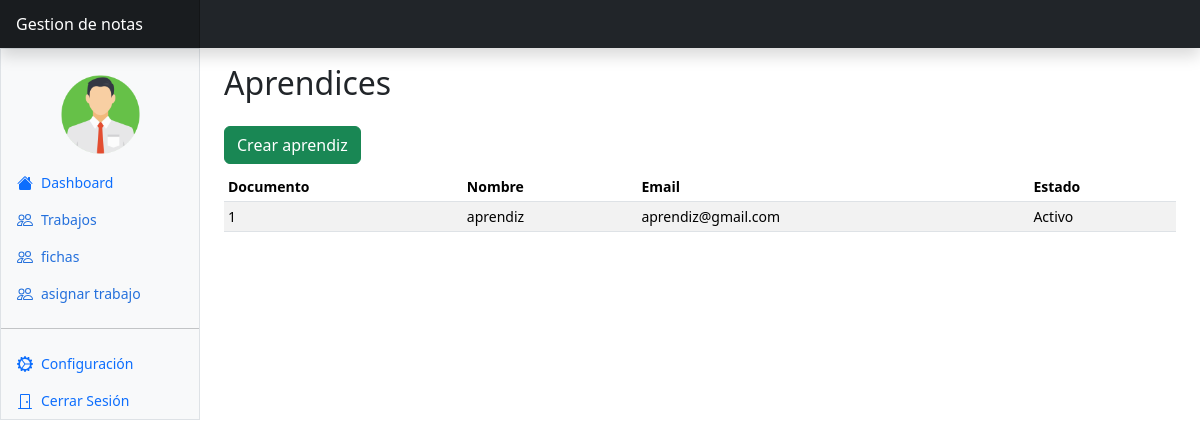
The page /VIEW/aprendices.php (signed in) on the database its author committed.
### tables this page shows
CREATE TABLE `aprendices` (
  `id` int(11) NOT NULL,
  `nombre` varchar(100) NOT NULL,
  `email` varchar(200) NOT NULL,
  `password` varchar(200) NOT NULL,
  `estado` varchar(45) NOT NULL,
  `fichas_id` int(11) NOT NULL
);

### MODEL/model.php (called while the page is built, shortened)
<?php
class MySQL {
    private $ipServidor = "localhost";
    private $usuarioBase = "root";
    private $contrasena = "";
    private $nombreBaseDatos = "gestion_calificacion";
    private $conexion;
    public function conectar() {
        $this->conexion = mysqli_connect($this->ipServidor, $this->usuarioBase, $this->contrasena, $this->nombreBaseDatos);
        mysqli_set_charset($this->conexion, "utf8");
    }
    public function efectuarConsulta($consulta) {
        mysqli_query($this->conexion, "SET NAMES 'utf8'");
        mysqli_query($this->conexion, "SET CHARACTER SET 'utf8'");
        $resultado = mysqli_query($this->conexion, $consulta);
        return $resultado;
    }
}
?>

### VIEW/aprendices.php (the view, shortened to what this page needs)
<?php
$rol = $_SESSION["tipoUsuario"];
require_once '../MODEL/model.php';
$mysql = new MySQL();
$mysql->conectar();
if ($rol == 3) {
    $resultado = $mysql->efectuarConsulta("SELECT * FROM aprendices WHERE fichas_id = $ficha_id");
} else {
    $resultado = $mysql->efectuarConsulta("SELECT * FROM aprendices");
}
require_once './layout/header.php';
require_once './layout/nav_bar.php';
?>
<main class="col-md-9 ms-sm-auto col-lg-10 px-md-4">
    <div
        class="d-flex justify-content-between flex-wrap flex-md-nowrap align-items-center pt-3 pb-2 mb-1">
        <h1 class="h2">Aprendices</h1>
    </div>
    <div class="my-2">
        <button class="btn btn-success">
            <a class="nav-link" href="./crear_aprendiz.php"> Crear aprendiz</a>
        </button>
    </div>
    <div class="table-responsive small">
        <table class="table table-striped table-sm">
            <thead>
                <tr>
                    <th scope="col">Documento</th>
                    <th scope="col">Nombre</th>
                    <th scope="col">Email</th>
                    <th scope="col">Estado</th>
                </tr>
            </thead>
            <tbody>
                <?php while ($aprendice = mysqli_fetch_assoc($resultado)): ?>
                    <tr>
                        <td> <?php echo $aprendice['id'] ?> </td>
                        <td> <?php echo $aprendice['nombre'] ?> </td>
                        <td> <?php echo $aprendice['email'] ?> </td>
                        <td> <?php echo $aprendice['estado'] ?> </td>
                    </tr>
                <?php endwhile; ?>
            </tbody>
        </table>
    </div>
</main>
<?php
require_once './layout/footer.php';
?>

### rows shown on the page
aprendices: id "1", nombre "aprendiz", email "aprendiz@gmail.com", estado "Activo"
